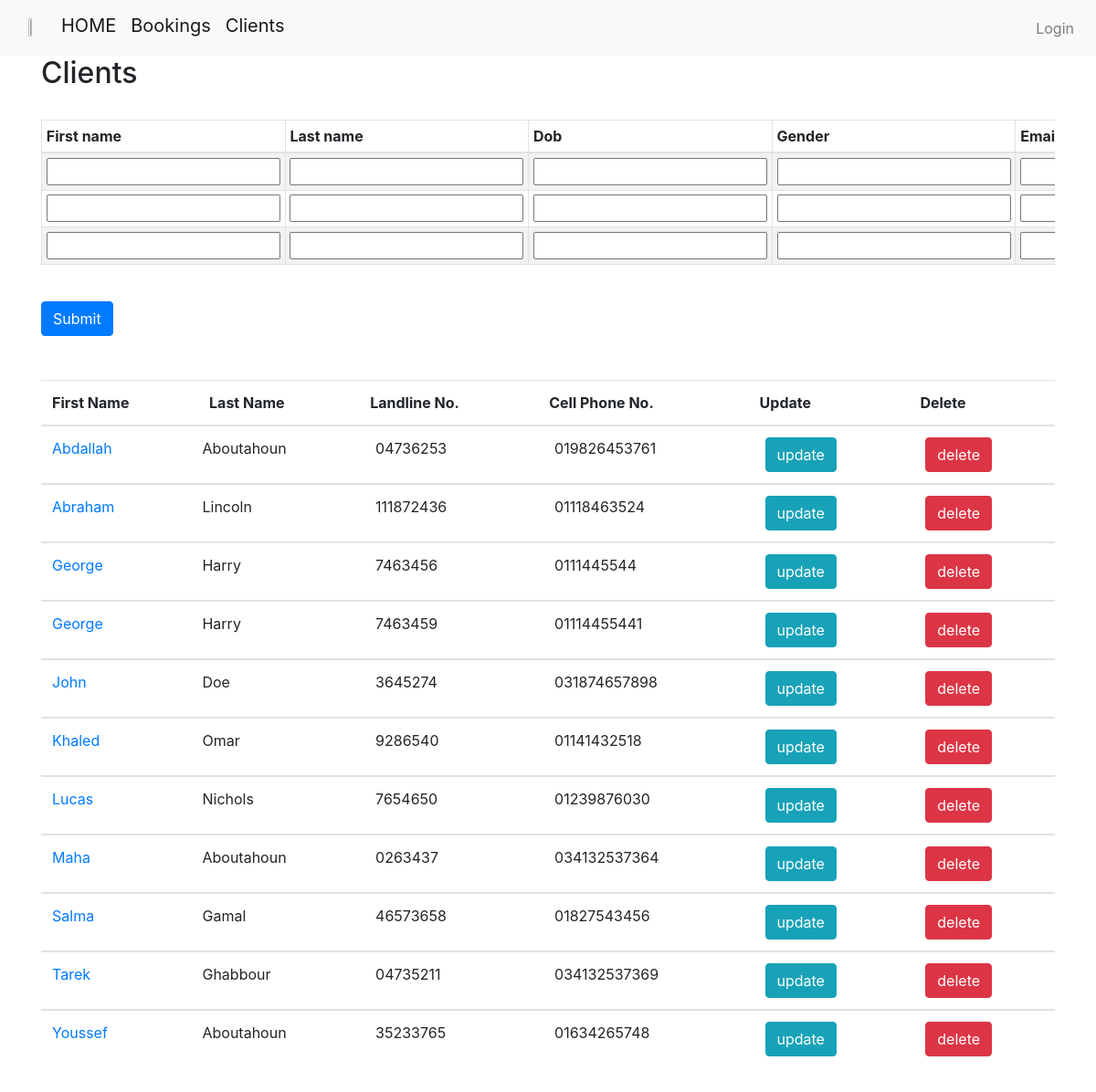
The page /hotel/clients/ on the database as committed earlier.
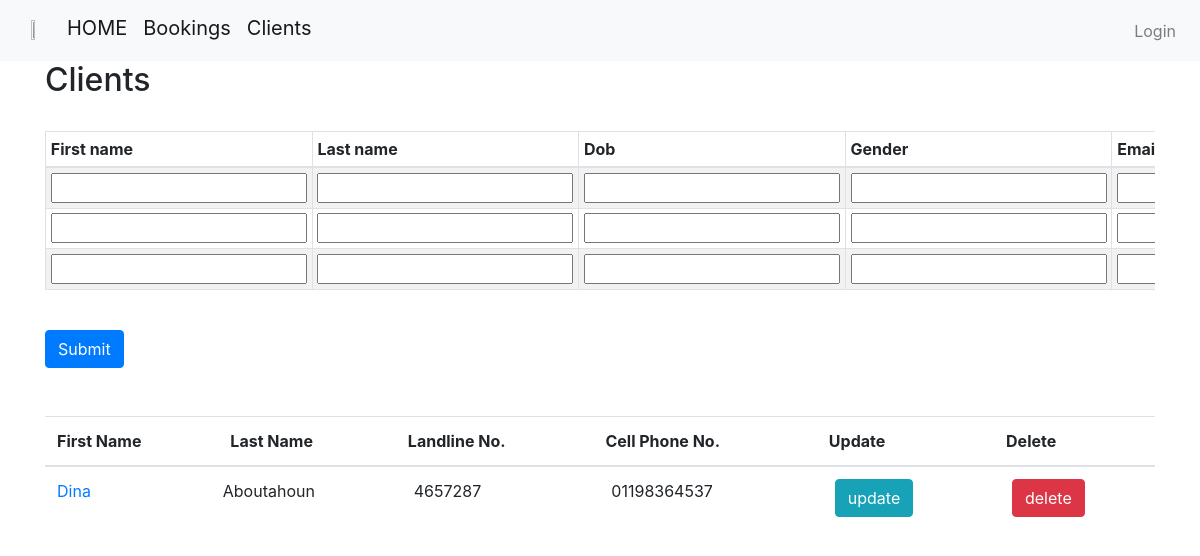
The same page on the database as committed later.
### hotel_app/models.py (models this page shows, shortened)
class Client (models.Model):
        first_name = models.CharField(max_length=100, blank=True, null=True)
        last_name = models.CharField(max_length=100, blank=True, null=True)
        dob = models.DateField()
        gender = models.CharField(max_length=8)
        email = models.CharField(max_length=100,unique=True)
        address1 = models.CharField(max_length=250)
        address2 = models.CharField(max_length=250)
        phone = models.CharField(max_length=9, unique=True)
        mobile = models.CharField(max_length=12, unique=True)
        room_type = models.ForeignKey(Room_type, on_delete=models.CASCADE)

### hotel_app/views.py (the view)
# urls.py: path('clients/', views.client_add, name='clients'),
def client_add(request):
    ClientFormSet = modelformset_factory(Client,form=FormClient,fields=('__all__'), extra=3)
    form = ClientFormSet(queryset=Client.objects.none())
    if request.method == 'POST':
        form = ClientFormSet(request.POST)
        if form.is_valid():
            form.save()
            form = ClientFormSet(queryset=Client.objects.none())
    queryset = Client.objects.all().order_by('first_name')
    context = {'clients':queryset,'form': form}
    return render(request, 'clients_list.html', context)

### hotel_app/models.py (called while the page is built)
    def __str__(self):
        return str(self.type_name)

### hotel_app/templates/clients_list.html (shortened to what this page needs)
<!DOCTYPE html>
{% extends "master.html" %}
{% block body_block %}
<h2>Clients</h2>
<form action="" method="post">
  <div class="scrollmenu">
    <table class="table table-bordered table-striped table-sm">
      {% for form in form %}
      {% if forloop.first %}
      <thead>
        <tr>
          {% for field in form.visible_fields %}
          <th>{{ field.label|capfirst }}</th>
          {% endfor %}
        </tr>
      </thead>
      {% endif %}
      <tr>
        {% for field in form.visible_fields %}
        <td>
          {{ field }}
        </td>
        {% endfor %}
      </tr>
      {% endfor %}
      <br>
    </table>
  </div>
  <br>
  <button type="submit" name="button" class="btn btn-primary">Submit</button>
</form>
<br><br>
<div class="records">
  {% if clients %}
  <table class="table">
    <thead>
      <th scope="col">First Name</th>
      <th scope="col"> &nbsp Last Name</th>
      <th scope="col"> &nbsp Landline No.</th>
      <th scope="col"> &nbsp Cell Phone No.</th>
      <th scope="col"> &nbsp Update </th>
      <th scope="col"> &nbsp Delete</th>
    </thead>
    {% for i in clients %}
    <tbody>
      <tr>
        <td scope="row"><a href="{% url 'hotel_app:client_display_info' i.id %}">{{i.first_name}}</a></td>
        <td scope="row">{{i.last_name}}</td>
        <td scope="row">&nbsp &nbsp{{i.phone}}</td>
        <td scope="row">&nbsp &nbsp{{i.mobile}}</td>
        <td scope="row">&nbsp &nbsp<a href="{% url 'hotel_app:client_update' i.id %}" class="btn btn-info">update</a></td>
        <td scope="row">&nbsp &nbsp<a href="#" class="btn btn-danger" data-toggle="modal" data-target="#delete-modal{{i.id}}">delete</a></td>
      </tr>
    </tbody>
    {% endfor %}
  </table>
  {% else %}
  <p>no records found</p>
  {% endif %}
</div>
{% endblock %}

### hotel_project/templates/master.html (shortened to what this page needs)
<!DOCTYPE html>
{% load static %}
<html lang="en" dir="ltr">
<head>
  <link rel="stylesheet" type="text/css" href="{% static 'css/style.css' %}">
  <link rel="stylesheet" href="https://stackpath.bootstrapcdn.com/bootstrap/4.4.1/css/bootstrap.min.css">
</head>
<body>
  <div class"container">
    <nav class="navbar navbar-expand-lg navbar-light bg-light">
      <div class="container">
        <ul class="navbar-nav mr-auto">
          <li><a class="navbar-brand" href="{% url 'index' %}">
              <img class="logo" src="https://image.shutterstock.com/image-vector/hotel-resort-beach-sail-logo-260nw-294890063.jpg" alt="">
            </a></li>
          <li class="nav-item"><a class="navbar-brand" href="{% url 'index' %}">HOME</a></li>
          <li class="nav-item"><a class="navbar-brand" href="{% url 'hotel_app:bookings_list' %}">Bookings</a></li>
          <li class="nav-item"><a class="navbar-brand" href="{% url 'hotel_app:clients' %}">Clients</a></li>
        </ul>
      </div>
      <div class="navbar-collapse collapse w-100 order-3 dual-collapse2">
        <ul class="navbar-nav ml-auto">
          {% if user.is_authenticated %}
          <li class="nav-item"><a class="nav-link" href="{% url 'register' %}">Register</a></li>
          <li class="nav-item"><a class="nav-link" href="{% url 'logout' %}">Logout</a></li>
          {% else %}
          <li class="nav-item"><a class="nav-link" href="{% url 'user_login' %}">Login</a></li>
          {% endif %}
        </ul>
      </div>
    </nav>
    <div class="container">
      {% block body_block %}{% endblock %}
    </div>
</body>
</html>

### hotel_project/static/css/style.css (style rules this page uses)
body { background-image: url("images/hotel.png"); }
.logo { height : 20%; width : 20%; margin-top: 5px; }
div.scrollmenu { overflow: auto; white-space: nowrap; }

Rows that differ between the two databases and show on the page:
removed Client: first_name "Abdallah", last_name "Aboutahoun", phone "04736253", mobile "019826453761"
removed Client: first_name "Abraham", last_name "Lincoln", phone "111872436", mobile "01118463524"
removed Client: first_name "George", last_name "Harry", phone "7463456", mobile "0111445544"
removed Client: first_name "George", last_name "Harry", phone "7463459", mobile "01114455441"
removed Client: first_name "John", last_name "Doe", phone "3645274", mobile "031874657898"
removed Client: first_name "Khaled", last_name "Omar", phone "9286540", mobile "01141432518"
removed Client: first_name "Lucas", last_name "Nichols", phone "7654650", mobile "01239876030"
removed Client: first_name "Maha", last_name "Aboutahoun", phone "0263437", mobile "034132537364"
removed Client: first_name "Salma", last_name "Gamal", phone "46573658", mobile "01827543456"
removed Client: first_name "Tarek", last_name "Ghabbour", phone "04735211", mobile "034132537369"
removed Client: first_name "Youssef", last_name "Aboutahoun", phone "35233765", mobile "01634265748"
added Client: first_name "Dina", last_name "Aboutahoun", phone "4657287", mobile "01198364537"
